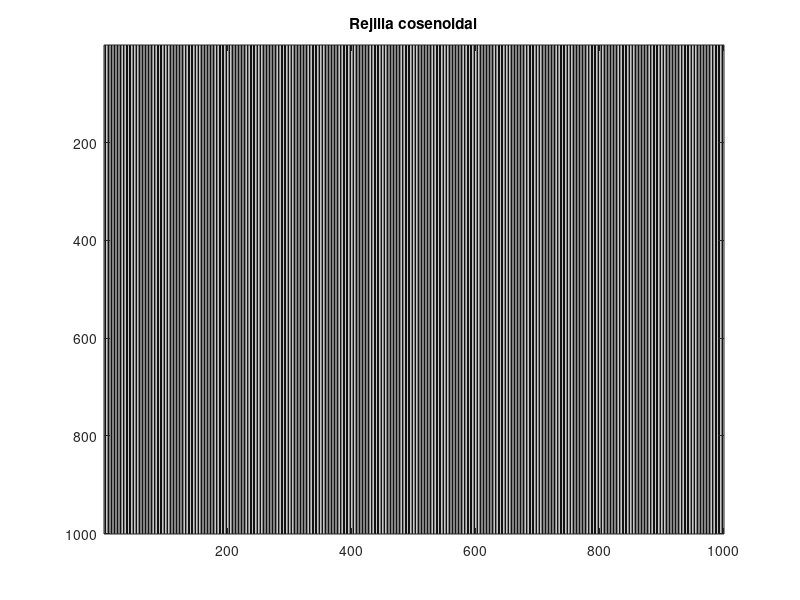
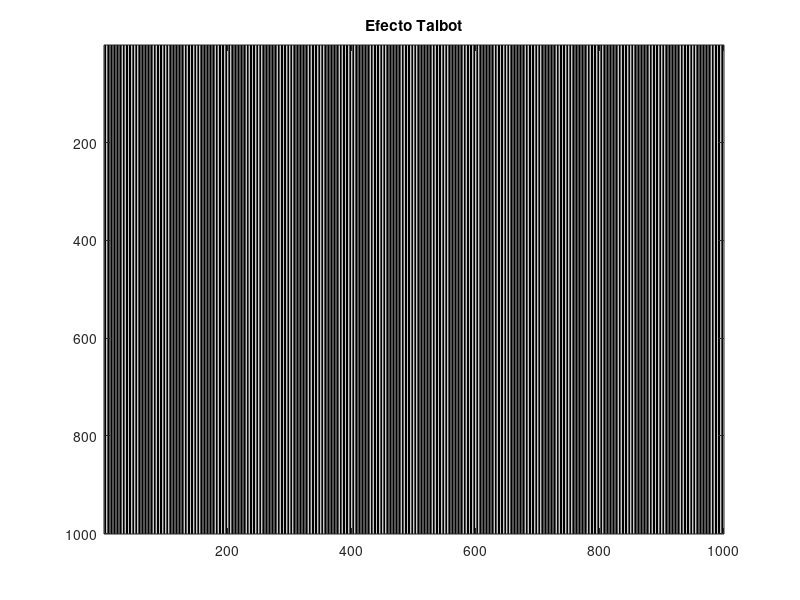

The MATLAB source for these figures, in order:
clc; close all; clear;

% ingresar los valores
a=input('Valor para a=');
b=input('Valor para b=');
p=input('Valor del periodo=');
lambda=input('Valor de lambda=');

%Calcular la distancia de Talbot con la formula
m=input('Qué distancia Talbot se desea conocer=');
Z=(2*m*p^2)/lambda;
%Generar la rejilla cosenoidal
L=zeros(1000,1000);
[m,n]=size(L);
Mfiltro = zeros(m,n);
f=1/p;
    for x=1:m
        for y=1:n
        Mfiltro(x,y)= a+b*cos(2*f*y*pi);
        end
    end

%Calcular la matriz de Irradiancia en la distancia de Talbot
for x=1:m
    for y=1: n
        I(y,x)= a^2+ b^2*(cos(2*pi*x/p))^2 + 2*a*b*cos(2*pi*x/p)*cos(pi*
        lambda*Z*p^2);
    end
end

%Graficar la Rejilla, normalizando las imágenes.
gf=(Mfiltro);
max1 =max(gf);
max2=max(max1);
scale=1.0/max2;
gf=gf.*scale;
figure
colormap(gray(255));
image(200*gf);
title('Rejilla cosenoidal');
axis on

%Graficar la Irradiancia, normalizando las imágenes.
ET=(I);
max1=max(ET);
max2=max(max1);
scale=1.0/max2;
ET=ET.*scale;
figure
colormap(gray(255));
image(200*ET);
title('Efecto Talbot')
axis on